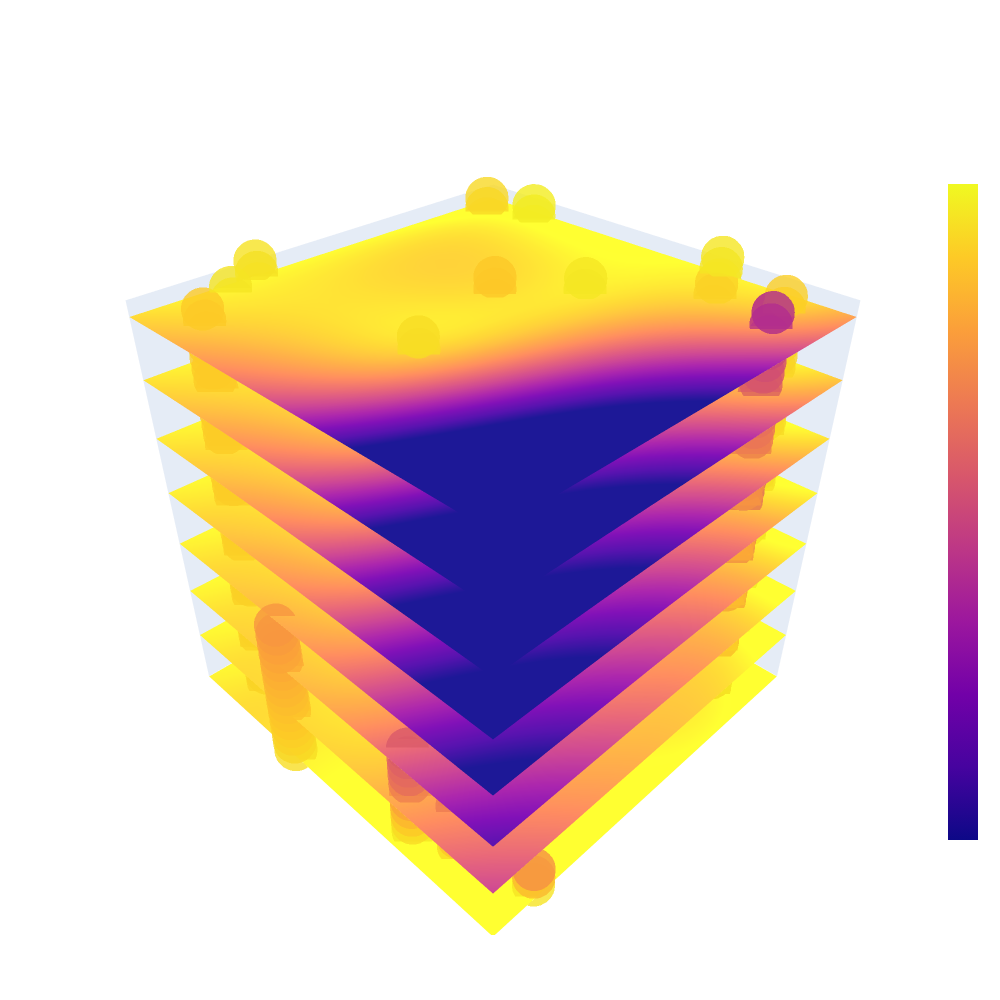

The notebook cell saved with this chart:
### Code cell
# Posterior Mean

temp_of_interest = 291

#my_indices = np.where((my_gpo_a.x_data[:,2] == temp_of_interest) & (my_gpo_a.x_data[:,3] < 41))

my_indices = np.where((x_data[:,2] == temp_of_interest) & (x_data[:,3] < 41))

my_temperature_index = np.argmin(np.abs(w_space[0,0,:,0] - temp_of_interest))

#data_to_be_plotted = np.column_stack([my_gpo_a.x_data[my_indices[0],:],my_gpo_a.y_data[my_indices[0]]])

data_to_be_plotted = np.column_stack([x_data[my_indices[0],:],y_data[my_indices[0]]])

filename = f"C:\\Users\\Maher Alghalayini\\Desktop\\Fast Validation of Grid Energy\\Figures\\Exploring Parameter Space\\plot_{temp_of_interest}.pdf"

#filename = f"C:\\Users\\Maher Alghalayini\\Desktop\\Fast Validation of Grid Energy\\Figures\\Exploring Parameter Space\\AnotherView\\plot_{temp_of_interest}.pdf"

plot(x_space[:,:,my_temperature_index,:],y_space[:,:,my_temperature_index,:],z_space[:,:,my_temperature_index,:],f_re[:,:,my_temperature_index,:], y_data, data_to_be_plotted, filename = filename)

### Figure 1 — Plotly figure (JSON) as saved in the notebook; plotly's stock layout.template omitted (floating-point values rounded to 4 significant figures; data arrays with more than 128 entries replaced by an {"elided": "..."} marker saying what was removed)
{"data": [{"marker": {"color": {"elided": "870 float values"}, "opacity": 0.8, "size": 15}, "mode": "markers", "type": "scatter3d", "x": {"elided": "870 float values"}, "y": {"elided": "870 float values"}, "z": {"elided": "870 int values"}}, {"cmax": 1.37, "cmin": 0.08486, "colorbar": {"len": 0.8, "tickfont": {"size": 36}, "ticks": "outside", "tickvals": []}, "surfacecolor": {"elided": "30x30 float values"}, "type": "surface", "x": {"elided": "30x30 float values"}, "y": {"elided": "30x30 float values"}, "z": {"elided": "30x30 int values"}}, {"cmax": 1.37, "cmin": 0.08486, "colorbar": {"len": 0.8, "tickfont": {"size": 36}, "ticks": "outside", "tickvals": []}, "surfacecolor": {"elided": "30x30 float values"}, "type": "surface", "x": {"elided": "30x30 float values"}, "y": {"elided": "30x30 float values"}, "z": {"elided": "30x30 float values"}}, {"cmax": 1.37, "cmin": 0.08486, "colorbar": {"len": 0.8, "tickfont": {"size": 36}, "ticks": "outside", "tickvals": []}, "surfacecolor": {"elided": "30x30 float values"}, "type": "surface", "x": {"elided": "30x30 float values"}, "y": {"elided": "30x30 float values"}, "z": {"elided": "30x30 float values"}}, {"cmax": 1.37, "cmin": 0.08486, "colorbar": {"len": 0.8, "tickfont": {"size": 36}, "ticks": "outside", "tickvals": []}, "surfacecolor": {"elided": "30x30 float values"}, "type": "surface", "x": {"elided": "30x30 float values"}, "y": {"elided": "30x30 float values"}, "z": {"elided": "30x30 float values"}}, {"cmax": 1.37, "cmin": 0.08486, "colorbar": {"len": 0.8, "tickfont": {"size": 36}, "ticks": "outside", "tickvals": []}, "surfacecolor": {"elided": "30x30 float values"}, "type": "surface", "x": {"elided": "30x30 float values"}, "y": {"elided": "30x30 float values"}, "z": {"elided": "30x30 float values"}}, {"cmax": 1.37, "cmin": 0.08486, "colorbar": {"len": 0.8, "tickfont": {"size": 36}, "ticks": "outside", "tickvals": []}, "surfacecolor": {"elided": "30x30 float values"}, "type": "surface", "x": {"elided": "30x30 float values"}, "y": {"elided": "30x30 float values"}, "z": {"elided": "30x30 float values"}}, {"cmax": 1.37, "cmin": 0.08486, "colorbar": {"len": 0.8, "tickfont": {"size": 36}, "ticks": "outside", "tickvals": []}, "surfacecolor": {"elided": "30x30 float values"}, "type": "surface", "x": {"elided": "30x30 float values"}, "y": {"elided": "30x30 float values"}, "z": {"elided": "30x30 float values"}}, {"cmax": 1.37, "cmin": 0.08486, "colorbar": {"len": 0.8, "tickfont": {"size": 36}, "ticks": "outside", "tickvals": []}, "surfacecolor": {"elided": "30x30 float values"}, "type": "surface", "x": {"elided": "30x30 float values"}, "y": {"elided": "30x30 float values"}, "z": {"elided": "30x30 float values"}}], "layout": {"height": 1000, "margin": {"b": 65, "l": 65, "r": 50, "t": 90}, "scene": {"camera": {"eye": {"x": 1.3, "y": 1.3, "z": 1.3}}, "xaxis": {"range": [20, 80], "tickfont": {"size": 20}, "ticktext": [""], "tickvals": [""], "title": {"font": {"size": 40}, "text": ""}}, "yaxis": {"range": [2, 8], "tickfont": {"size": 20}, "ticktext": [""], "tickvals": [""], "title": {"font": {"size": 40}, "text": ""}}, "zaxis": {"range": [0, 40], "tickfont": {"size": 20}, "ticktext": [""], "tickvals": [""], "title": {"font": {"size": 40}, "text": ""}}}, "width": 1000}}
